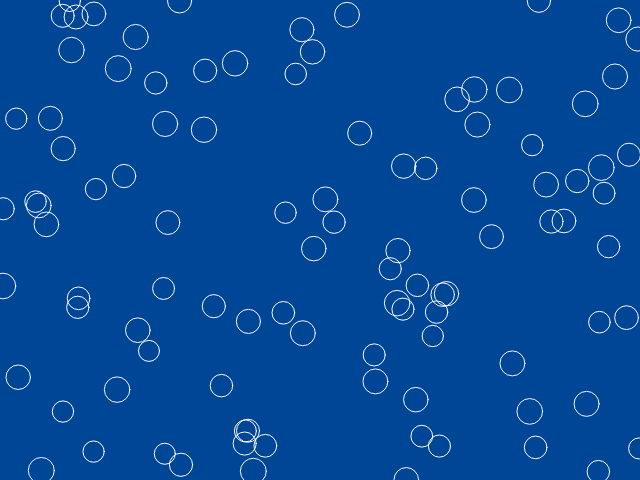
Frame 1 (no input)
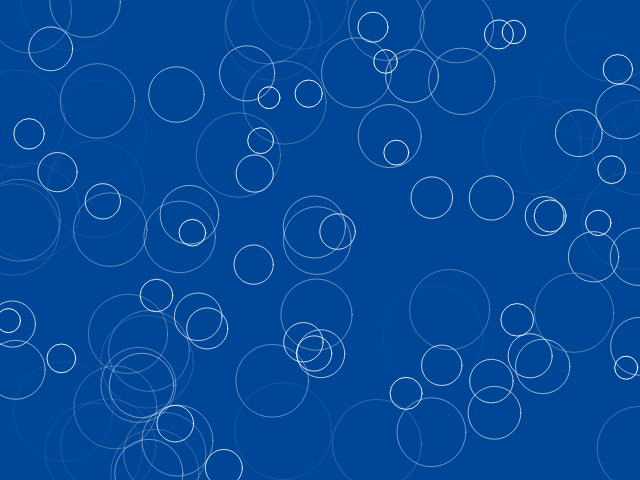
Frame 60 (no input)
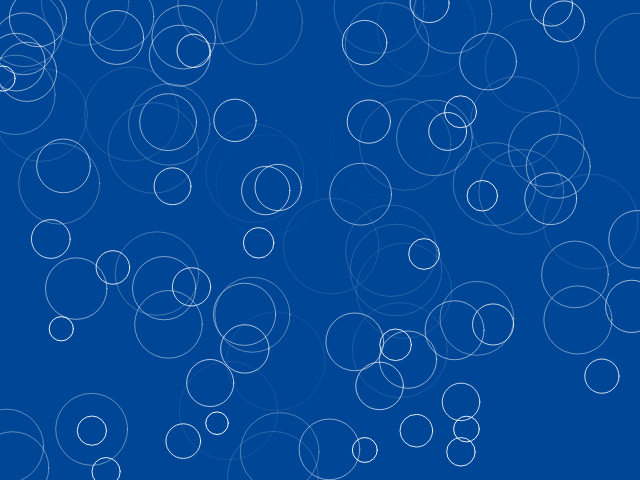
Frame 120 (the mouse pressed at the canvas centre since frame 60)

The p5.js sketch that drew these frames (run headless with seeded random() and noise() and a simulated clock; from frame 60 on, the mouse is pressed at the canvas centre):

// p5.js sketch
// ── sketch.js
var INITIAL_BUBBLE_SIZE = 20;
var MAX_BUBBLE_SIZE = 100;
var NUM_BUBBLES = 100;
var MIN_DELTA = 1;
var MAX_DELTA = 6;
var BUBBLE_COLOR = {r: 255, g: 255, b:255};

var bubbleArray = [];

function setup() {
  createCanvas(640, 480);
  for(var i = 0; i < NUM_BUBBLES; i++) {
      bubbleArray.push(new Bubble(random(0, width), random(0, height), random(MIN_DELTA, MAX_DELTA)));
  }
}

function draw() {
  background(0, 70, 150);
  for(var i = 0; i < bubbleArray.length; i++) {
      bubbleArray[i].draw();
      if(bubbleArray[i].canBeRemoved()) {
          bubbleArray.splice(i, 1);
          i--;
          bubbleArray.push(new Bubble(random(0, width), random(0, height), random(MIN_DELTA, MAX_DELTA)));
      }
  }
}

function Bubble(x, y, delta) {
    var size = 20;
    var bubbleAlpha = 255;
    this.draw = function() {
        size += delta;
        bubbleAlpha -= 3*delta;
        noFill();
        stroke(BUBBLE_COLOR.r, BUBBLE_COLOR.g, BUBBLE_COLOR.b, bubbleAlpha);
        ellipse(x, y, size, size);
    };
    
    this.canBeRemoved = function() {
        if(size > MAX_BUBBLE_SIZE) {
            return true;
        } 
        return false;
    };
}
